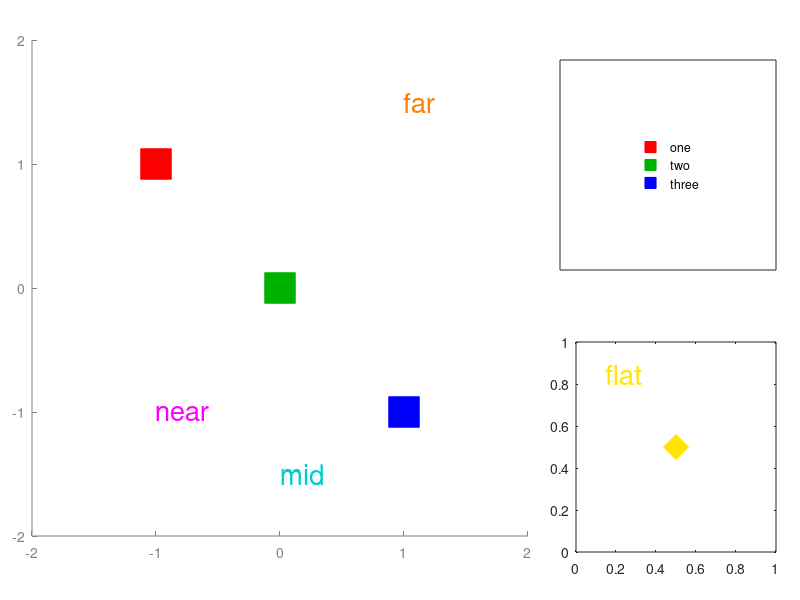

This figure's MATLAB source:
% stereo proof scene: markers nearer, at and farther than the camera target
mode = getenv ("OCT_STEREO");
args = {"position", [50 50 900 560], "color", "white", "menubar", "none", "toolbar", "none"};
late = strcmp (getenv ("OCT_LATE"), "1");
if (strcmp (mode, "on") && ! late)
  args = [args, {"stereo", "on"}];
endif
f = figure (1, args{:});
ax = axes ("position", [0.04 0.08 0.62 0.88], "color", "white");
hold (ax, "on");
h(1) = plot3 (ax, -1, -1.5,  1, "s", "markersize", 22, "markerfacecolor", [1 0 0], "markeredgecolor", [1 0 0]);
h(2) = plot3 (ax,  0,  0.0,  0, "s", "markersize", 22, "markerfacecolor", [0 0.7 0], "markeredgecolor", [0 0.7 0]);
h(3) = plot3 (ax,  1,  1.5, -1, "s", "markersize", 22, "markerfacecolor", [0 0 1], "markeredgecolor", [0 0 1]);
text (ax, -1, -1.5, -1, "near", "color", [1 0 1], "fontsize", 20);
text (ax,  0,  0.0, -1.5, "mid", "color", [0 0.8 0.8], "fontsize", 20);
text (ax,  1,  1.5,  1.5, "far", "color", [1 0.5 0], "fontsize", 20);
axis (ax, [-2 2 -2 2 -2 2]);
set (ax, "xcolor", [0.5 0.5 0.5], "ycolor", [0.5 0.5 0.5], "zcolor", [0.5 0.5 0.5], "cameratarget", [0 0 0]);
view (ax, [0 0]);
hl = legend (ax, h, {"one", "two", "three"});
set (hl, "position", [0.70 0.55 0.27 0.35]);
ax2 = axes ("position", [0.72 0.08 0.25 0.35], "color", "white");
plot (ax2, 0.5, 0.5, "d", "markersize", 18, "markerfacecolor", [1 0.9 0], "markeredgecolor", [1 0.9 0]);
text (ax2, 0.15, 0.85, "flat", "color", [1 0.9 0], "fontsize", 20);
axis (ax2, [0 1 0 1]);
drawnow ();
if (late && strcmp (mode, "on"))
  pause (1.5);
  set (f, "stereo", "on");
endif
pause (4);
refresh (f);
drawnow ();
pause (str2double (getenv ("OCT_HOLD")));
if (strcmp (getenv ("OCT_PRINT"), "1"))
  print (f, "-dpng", [getenv("OCT_OUT") "/print.png"]);
endif
disp ("scene-done");
